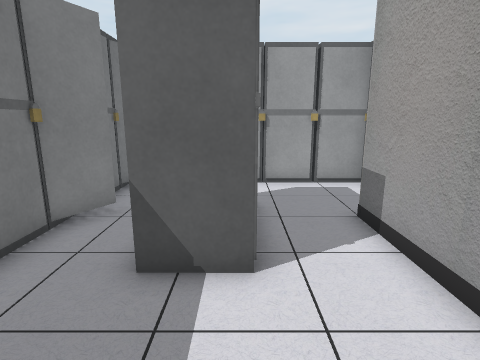
View 1 (above)

18 first-person views from a walk through a Unity game level. The camera is 1.2 m above the floor, tilts 12° down and sees 80° across. Doors are open. The floor is counted in squares, 0.5 m on a side. Each view is taken from the middle of a square. On the plan, view 1 faces up. The plan holds only what a view shows up to about 18 squares ahead; the rest is blank. The place goes on beyond the plan. The player is left out.

View 2
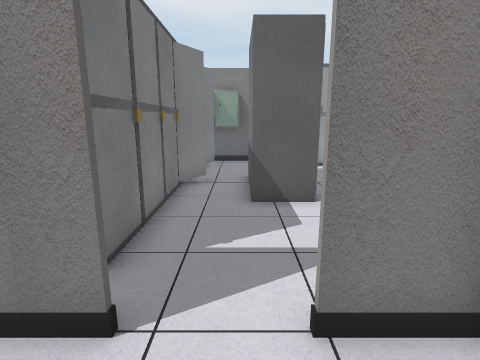

View 3
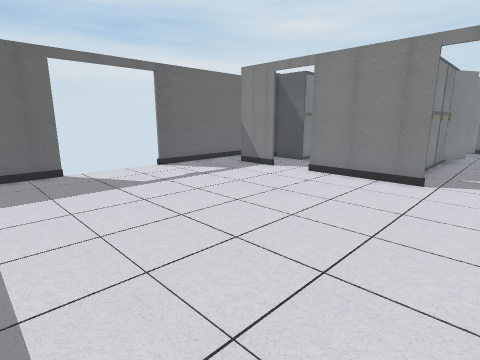

View 4
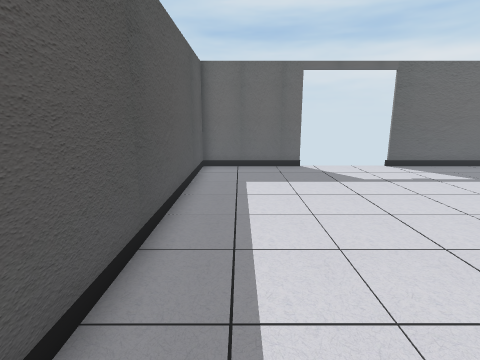

View 5
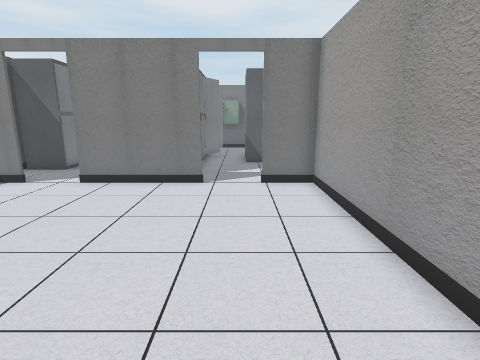

View 6
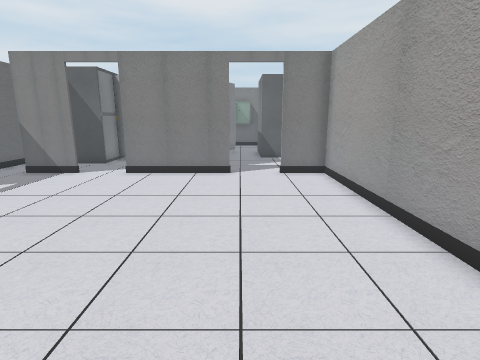

View 7
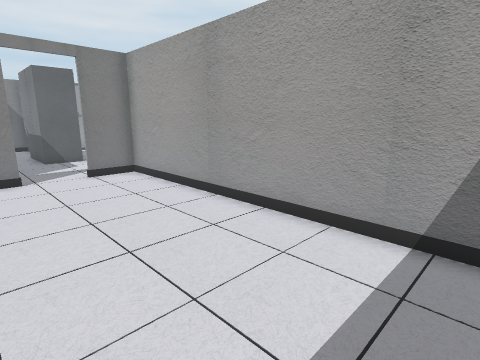

View 8
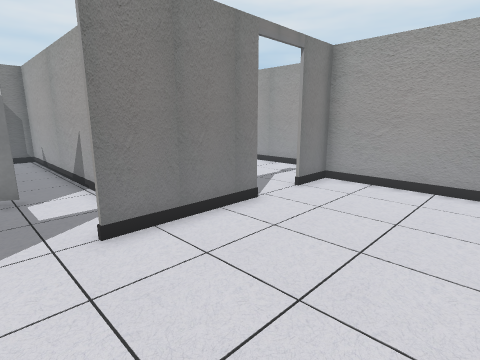

View 9
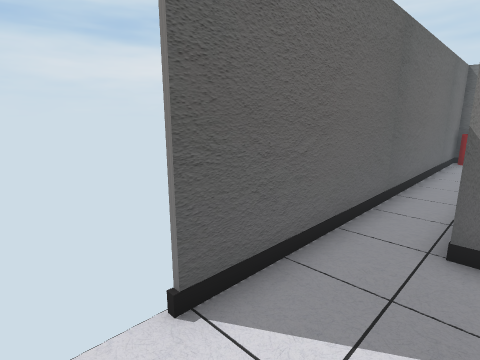

View 10
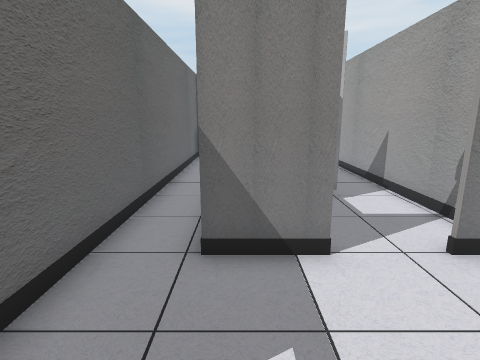

View 11
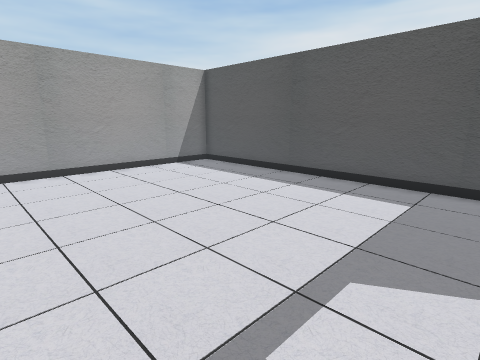

View 12
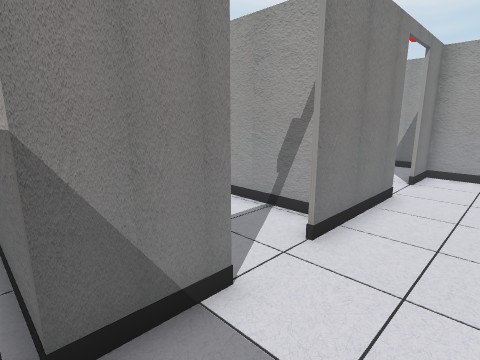

View 13
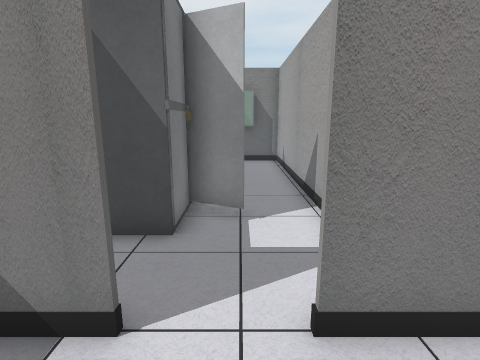

View 14
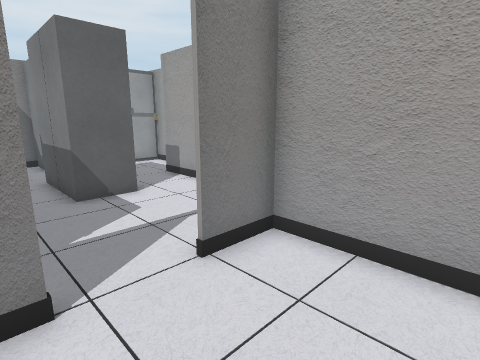

View 15
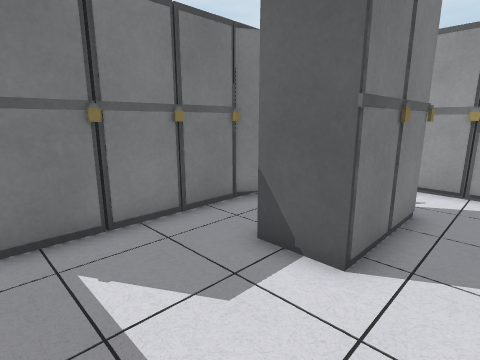

View 16
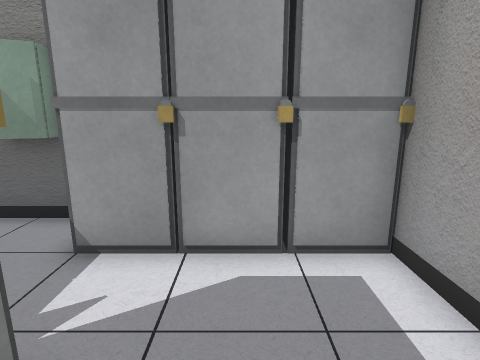

View 17
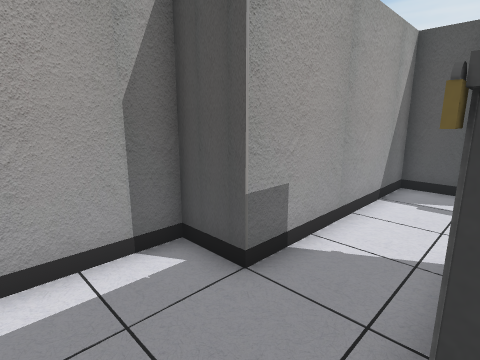

View 18
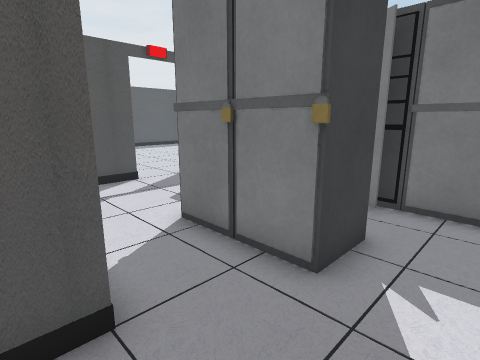

### Floor plan
Key: @ floor where view 1 was taken; # wall or solid block; . floor; D open door; v drop or lower ground; O other object.
Columns run from 15 left of view 1 to 5 right of it. Each row starts with its distance up from view 1.
 13 vv    ###  ####
 12 #O    OO#   OOO  OOO
 11 #.    ..#  O..OOOOOO#
 10 #.    ..#  O........#
  9 #.    ..#  O........#
  8 #.    ..#  O.OOO....#
  7 #.    ..#  O.O O..###
  6 #.    ..#  O.O O..#
  5 #.     .#  O.O O..#
  4 #.   O .#  O.OOO..#
  3 #.   OO.#  O......#
  2 #.#OOO..#  O......#
  1 #.# ....#  O......#
  0 #.# ....#  O...@..#
 -1 #.###..#####..#####
 -2 #.....DD.....DD.#
 -3 #.....DD.....DD.#
 -4 #D..............#
 -5 DDD.............#
 -6 DDD.............#
 -7 DDD.............#
 -8 DDD.............#
 -9 DDD.............#
-10 DDD.............#
-11 DDD.............#
-12 #...............#
-13 #...............#
-14 #...............#
-15 #################

Where each view was taken, in squares from view 1:
view 1: 0 up, 0 right, facing up
view 2: 4 down, 2 left, facing up
view 3: 13 down, 1 left, facing up-left
view 4: 13 down, 0 right, facing left
view 5: 12 down, 2 left, facing up
view 6: 14 down, 3 left, facing up
view 7: 14 down, 5 left, facing up-right
view 8: 7 down, 10 left, facing up-right
view 9: 7 down, 12 left, facing up-left
view 10: 6 down, 12 left, facing up
view 11: 4 down, 13 left, facing down-right
view 12: 4 down, 13 left, facing up-right
view 13: 4 down, 9 left, facing up
view 14: 5 down, 4 left, facing up-right
view 15: 0 up, 2 right, facing up-left
view 16: 6 up, 2 right, facing up
view 17: 10 up, 0 right, facing down-right
view 18: 10 up, 4 right, facing down-left
